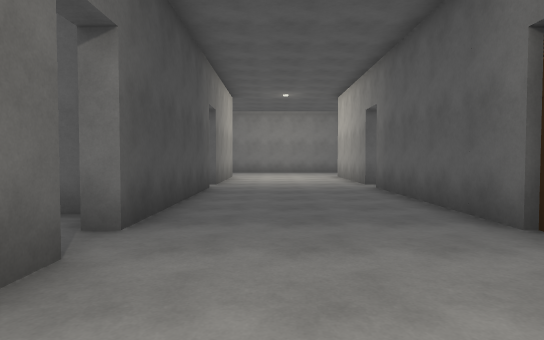
View 1 (above)

24 first-person views from a walk through a 3-D level made in the Unity game engine. The camera is 1.3 m above the floor, tilts 2° down and sees 75° across. Doors are open. The floor is counted in squares, 1.8 m on a side. Each view is taken from the middle of a square. On the plan, view 1 faces up. The plan holds only what a view shows up to about 11 squares ahead; the rest is blank. The place goes on beyond the plan. The player is left out. Surface patterns are stand-ins for the level's own textures.

View 2
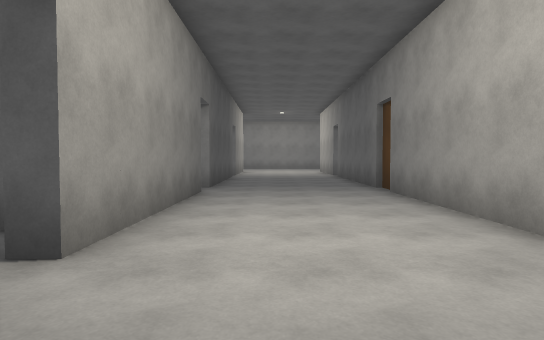

View 3
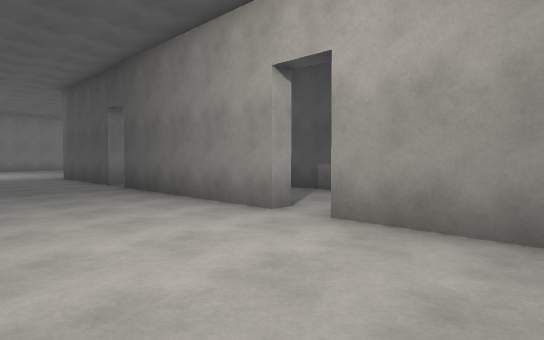

View 4
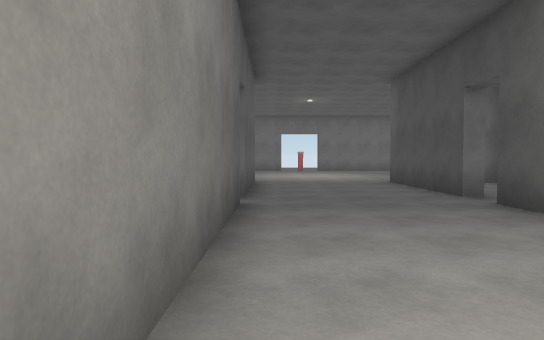

View 5
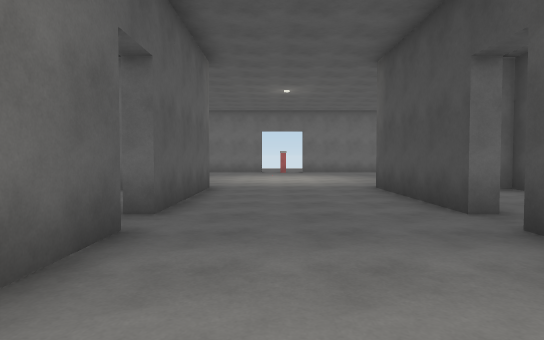

View 6
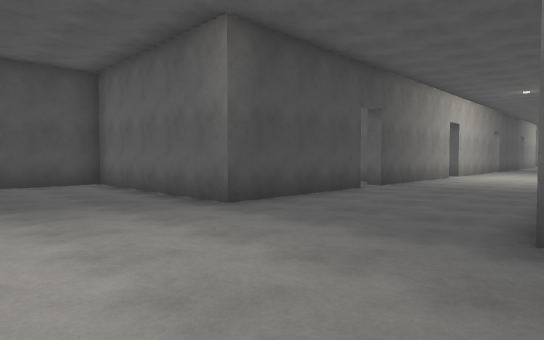

View 7
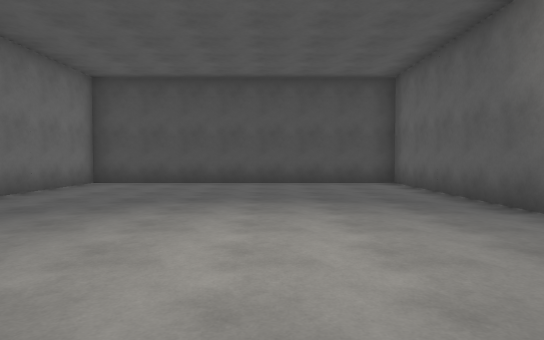

View 8
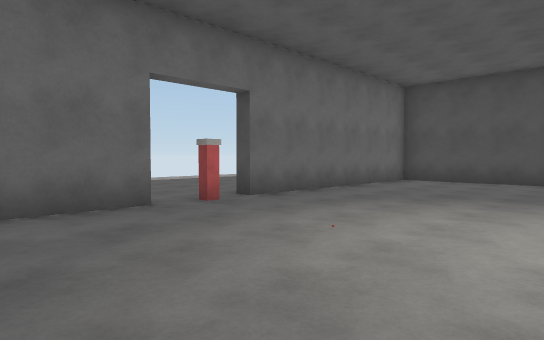

View 9
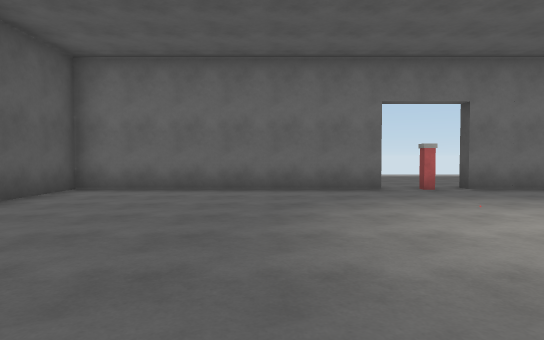

View 10
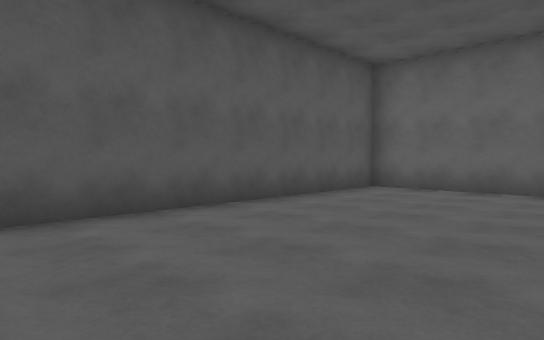

View 11
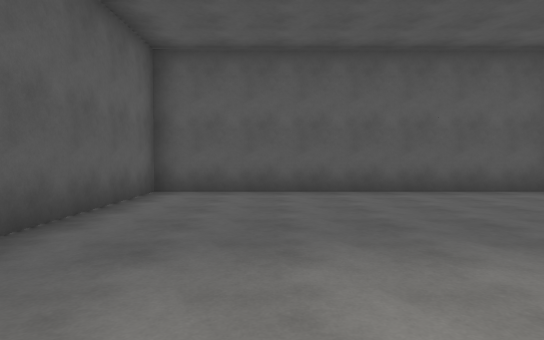

View 12
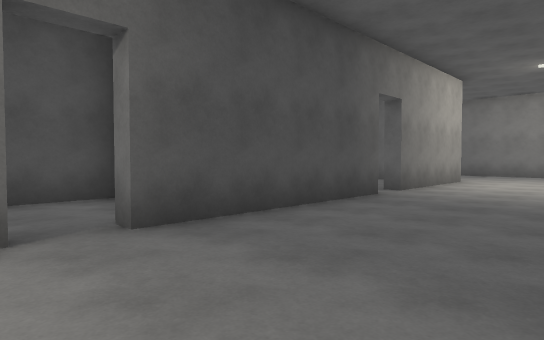

View 13
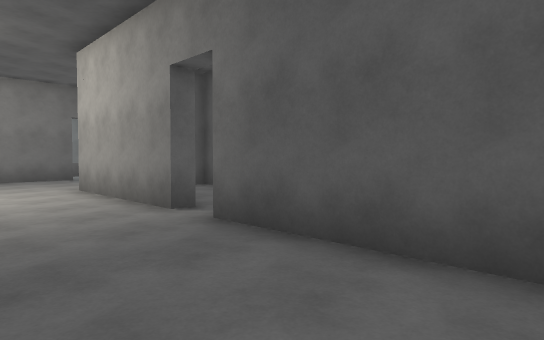

View 14
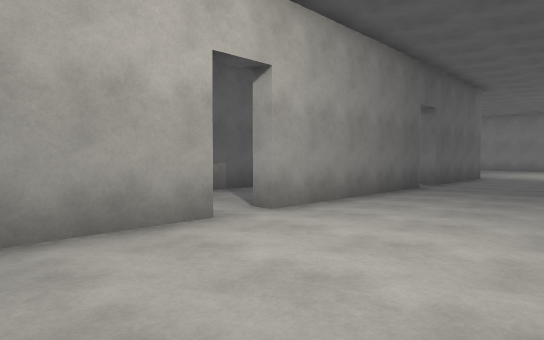

View 15
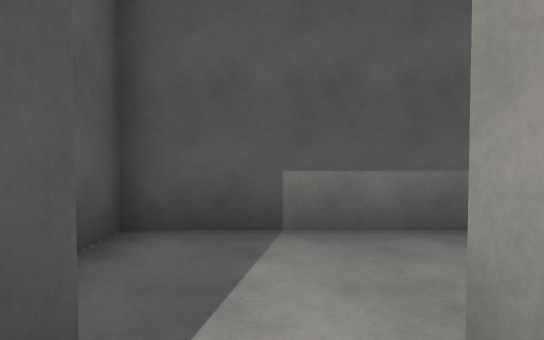

View 16
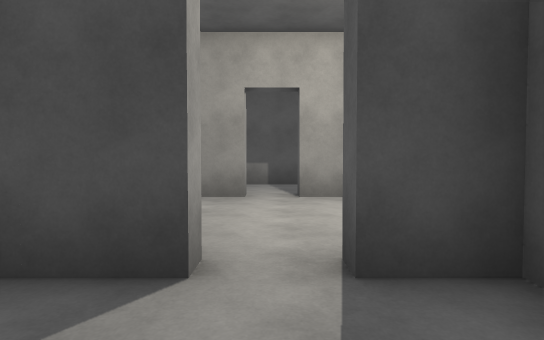

View 17
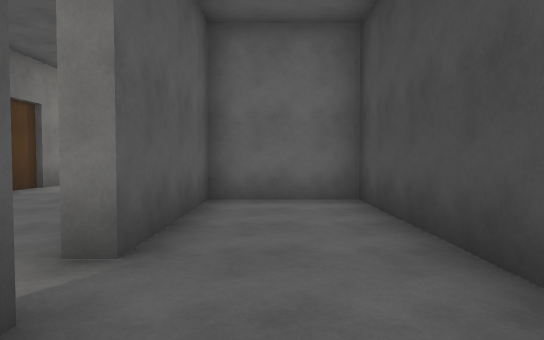

View 18
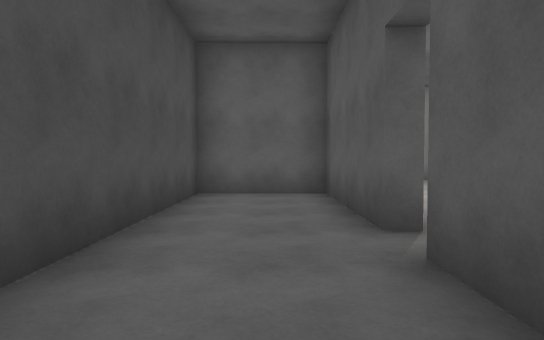

View 19
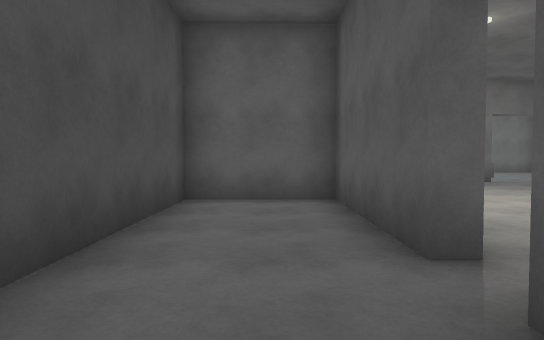

View 20
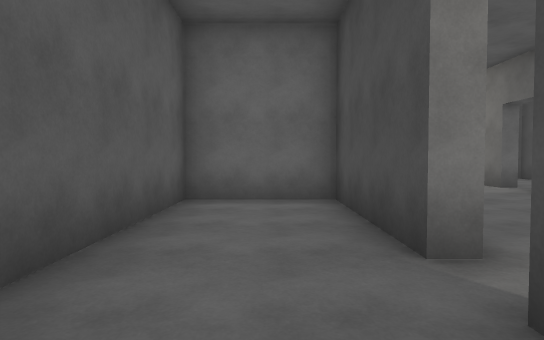

View 21
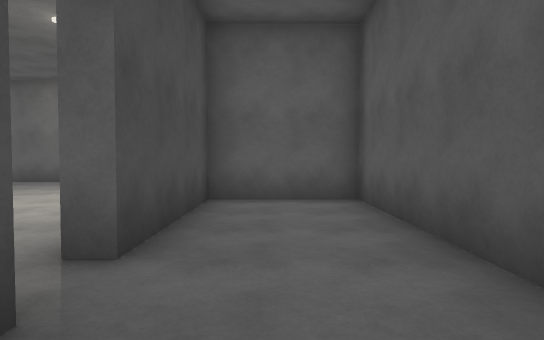

View 22
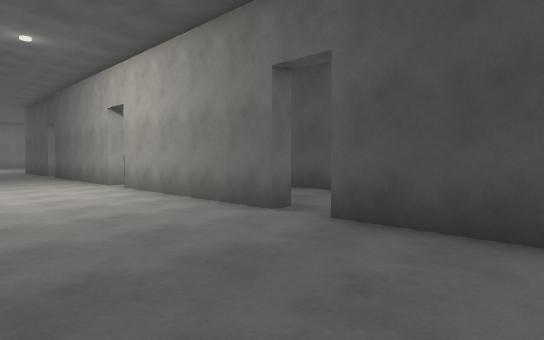

View 23
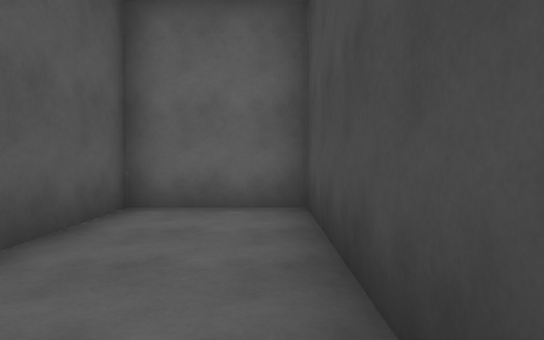

View 24
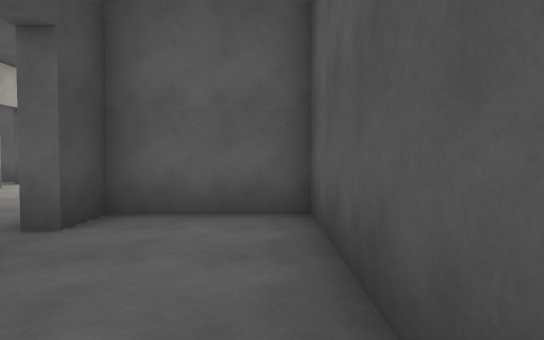

### Floor plan
Ten units are one square. View 1 is at (0, 0); x grows to the right and y downward. Boxes are objects, and circles mark ways between rooms. Rooms are numbered by the first view taken in them; rooms with no view inside come last. Other rooms are left out.
<svg viewBox="-76 -140 166 370">
<path fill="none" stroke="#000" d="M25 85 25 35M-15 95 -15 135 -71 135 -71 221 -5 221 -5 225M25 135 25 95M-15 35 -15 85M25 25 25 -85M-15 -25 -15 25M15 221 85 221 85 135 41 135M-15 -85 -15 -35M25 -95 25 -135M-15 -135 -15 -95M29 35 29 46M55 59 55 15 46 15M29 14 29 25M-19 -95 -19 -131 -45 -131 -45 -49 -19 -49 -19 -85M29 -85 29 -49 55 -49 55 -131 29 -131 29 -95M-45 -46 -45 11 -19 11 -19 -14M55 114 55 75 29 75 29 85M-45 22 -45 59M-25 15 -31 15"/>
<rect x="5" y="215" width="10" height="10" fill="#bbb"><title>other object</title></rect>
<circle cx="30" cy="30" r="3" fill="#2a7"/>
<circle cx="-20" cy="-90" r="3" fill="#2a7"/>
<circle cx="30" cy="-90" r="3" fill="#2a7"/>
<circle cx="-20" cy="-30" r="3" fill="#2a7"/>
<circle cx="30" cy="90" r="3" fill="#2a7"/>
<circle cx="-20" cy="30" r="3" fill="#2a7"/>
<text x="10" y="90">1</text>
<text x="40" y="40">2</text>
<text x="-40" y="-90">3</text>
<text x="40" y="-90">4</text>
<text x="-40" y="-20">5</text>
<text x="40" y="100">6</text>
<text x="-40" y="40">7</text>
</svg>
Room 1 opens to room 2. Room 1 opens to room 3. Room 1 opens to room 4. Room 1 opens to room 5. Room 1 opens to room 6. Room 1 opens to room 7.

Where each view was taken, in squares from view 1:
view 1: 0 up, 0 right, facing up
view 2: 5 down, 0 right, facing up
view 3: 0 up, 2 right, facing down-left
view 4: 3 down, 2 right, facing down
view 5: 5 down, 1 right, facing down
view 6: 17 down, 3 right, facing up-left
view 7: 17 down, 3 right, facing left
view 8: 17 down, 4 right, facing down-left
view 9: 14 down, 4 right, facing down
view 10: 14 down, 4 right, facing down-right
view 11: 16 down, 1 right, facing right
view 12: 2 up, 2 right, facing up-left
view 13: 5 up, 0 right, facing up-right
view 14: 0 up, 1 left, facing down-right
view 15: 3 down, 2 right, facing right
view 16: 3 down, 5 right, facing left
view 17: 11 up, 3 left, facing down
view 18: 6 up, 3 left, facing up
view 19: 7 up, 3 left, facing up
view 20: 11 up, 4 right, facing down
view 21: 7 up, 4 right, facing up
view 22: 6 up, 2 right, facing down-left
view 23: 4 up, 4 left, facing down
view 24: 12 down, 5 right, facing up
